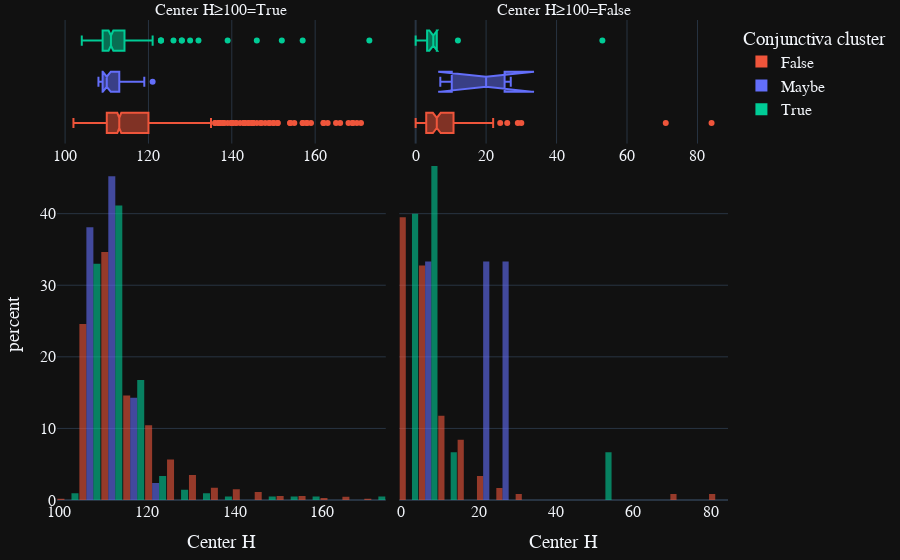

Source (notebook cell):
### Markdown cell above
# Plot

### Code cell
fig = px.histogram(all_metrics_flat, x="Values-Color-Center-H", marginal="box", opacity=0.6,
                   barmode="group", histnorm="percent",
                   facet_col="Values-Color-Center-H>=100",
                   color="Labels-Value", color_discrete_map=color_discrete_map,
                    category_orders=category_orders, labels=var_labels, template=plotly_template)
fig.update_layout(bargap=0.04)
fig.update_layout(font=dict(family="Arial",size=16,), margin=dict(l=20, r=20, t=20, b=20))
fig.update_xaxes(matches=None)
fig.for_each_xaxis(lambda axis: axis.update(showticklabels=True))
fig.show()
title = "HSV histogram with box plot- H val split at >=100"
save_plotly_figure(fig, title)

### Figure 1 — Plotly figure (JSON) as saved in the notebook; plotly's stock layout.template omitted (floating-point values rounded to 4 significant figures; data arrays with more than 128 entries replaced by an {"elided": "..."} marker saying what was removed)
{"data": [{"alignmentgroup": "True", "bingroup": "x", "histnorm": "percent", "hovertemplate": "Conjunctiva cluster=False<br>Center H≥100=True<br>Center H=%{x}<br>percent=%{y}<extra></extra>", "legendgroup": "False", "marker": {"color": "#EF553B", "opacity": 0.6, "pattern": {"shape": ""}}, "name": "False", "offsetgroup": "False", "orientation": "v", "showlegend": true, "x": {"elided": "1062 int values"}, "xaxis": "x", "yaxis": "y", "type": "histogram"}, {"alignmentgroup": "True", "hovertemplate": "Conjunctiva cluster=False<br>Center H≥100=True<br>Center H=%{x}<extra></extra>", "legendgroup": "False", "marker": {"color": "#EF553B"}, "name": "False", "notched": true, "offsetgroup": "False", "showlegend": false, "x": {"elided": "1062 int values"}, "xaxis": "x3", "yaxis": "y3", "type": "box"}, {"alignmentgroup": "True", "bingroup": "x", "histnorm": "percent", "hovertemplate": "Conjunctiva cluster=False<br>Center H≥100=False<br>Center H=%{x}<br>percent=%{y}<extra></extra>", "legendgroup": "False", "marker": {"color": "#EF553B", "opacity": 0.6, "pattern": {"shape": ""}}, "name": "False", "offsetgroup": "False", "orientation": "v", "showlegend": false, "x": [2, 12, 11, 4, 4, 8, 2, 3, 4, 9, 2, 8, 0, 3, 11, 2, 7, 5, 10, 2, 7, 5, 0, 0, 6, 4, 3, 0, 4, 6, 0, 2, 12, 7, 4, 5, 3, 9, 24, 9, 4, 8, 2, 6, 2, 4, 3, 9, 21, 0, 3, 3, 0, 0, 0, 0, 1, 4, 10, 9, 14, 18, 5, 2, 6, 22, 19, 5, 5, 5, 11, 16, 7, 9, 11, 8, 9, 12, 5, 71, 0, 1, 9, 9, 2, 6, 17, 15, 17, 8, 4, 9, 12, 7, 6, 29, 6, 26, 84, 4, 3, 21, 19, 0, 4, 16, 18, 6, 6, 0, 11, 6, 17, 10, 8, 12, 30, 3, 0], "xaxis": "x2", "yaxis": "y2", "type": "histogram"}, {"alignmentgroup": "True", "hovertemplate": "Conjunctiva cluster=False<br>Center H≥100=False<br>Center H=%{x}<extra></extra>", "legendgroup": "False", "marker": {"color": "#EF553B"}, "name": "False", "notched": true, "offsetgroup": "False", "showlegend": false, "x": [2, 12, 11, 4, 4, 8, 2, 3, 4, 9, 2, 8, 0, 3, 11, 2, 7, 5, 10, 2, 7, 5, 0, 0, 6, 4, 3, 0, 4, 6, 0, 2, 12, 7, 4, 5, 3, 9, 24, 9, 4, 8, 2, 6, 2, 4, 3, 9, 21, 0, 3, 3, 0, 0, 0, 0, 1, 4, 10, 9, 14, 18, 5, 2, 6, 22, 19, 5, 5, 5, 11, 16, 7, 9, 11, 8, 9, 12, 5, 71, 0, 1, 9, 9, 2, 6, 17, 15, 17, 8, 4, 9, 12, 7, 6, 29, 6, 26, 84, 4, 3, 21, 19, 0, 4, 16, 18, 6, 6, 0, 11, 6, 17, 10, 8, 12, 30, 3, 0], "xaxis": "x4", "yaxis": "y4", "type": "box"}, {"alignmentgroup": "True", "bingroup": "x", "histnorm": "percent", "hovertemplate": "Conjunctiva cluster=Maybe<br>Center H≥100=True<br>Center H=%{x}<br>percent=%{y}<extra></extra>", "legendgroup": "Maybe", "marker": {"color": "#636EFA", "opacity": 0.6, "pattern": {"shape": ""}}, "name": "Maybe", "offsetgroup": "Maybe", "orientation": "v", "showlegend": true, "x": [115, 111, 113, 109, 108, 121, 110, 109, 109, 109, 109, 109, 109, 110, 119, 109, 108, 110, 117, 117, 113, 108, 109, 114, 114, 108, 113, 108, 111, 114, 110, 110, 110, 117, 113, 113, 108, 112, 117, 108, 113, 110], "xaxis": "x", "yaxis": "y", "type": "histogram"}, {"alignmentgroup": "True", "hovertemplate": "Conjunctiva cluster=Maybe<br>Center H≥100=True<br>Center H=%{x}<extra></extra>", "legendgroup": "Maybe", "marker": {"color": "#636EFA"}, "name": "Maybe", "notched": true, "offsetgroup": "Maybe", "showlegend": false, "x": [115, 111, 113, 109, 108, 121, 110, 109, 109, 109, 109, 109, 109, 110, 119, 109, 108, 110, 117, 117, 113, 108, 109, 114, 114, 108, 113, 108, 111, 114, 110, 110, 110, 117, 113, 113, 108, 112, 117, 108, 113, 110], "xaxis": "x3", "yaxis": "y3", "type": "box"}, {"alignmentgroup": "True", "bingroup": "x", "histnorm": "percent", "hovertemplate": "Conjunctiva cluster=Maybe<br>Center H≥100=False<br>Center H=%{x}<br>percent=%{y}<extra></extra>", "legendgroup": "Maybe", "marker": {"color": "#636EFA", "opacity": 0.6, "pattern": {"shape": ""}}, "name": "Maybe", "offsetgroup": "Maybe", "orientation": "v", "showlegend": false, "x": [20, 7, 27], "xaxis": "x2", "yaxis": "y2", "type": "histogram"}, {"alignmentgroup": "True", "hovertemplate": "Conjunctiva cluster=Maybe<br>Center H≥100=False<br>Center H=%{x}<extra></extra>", "legendgroup": "Maybe", "marker": {"color": "#636EFA"}, "name": "Maybe", "notched": true, "offsetgroup": "Maybe", "showlegend": false, "x": [20, 7, 27], "xaxis": "x4", "yaxis": "y4", "type": "box"}, {"alignmentgroup": "True", "bingroup": "x", "histnorm": "percent", "hovertemplate": "Conjunctiva cluster=True<br>Center H≥100=True<br>Center H=%{x}<br>percent=%{y}<extra></extra>", "legendgroup": "True", "marker": {"color": "#00CC96", "opacity": 0.6, "pattern": {"shape": ""}}, "name": "True", "offsetgroup": "True", "orientation": "v", "showlegend": true, "x": {"elided": "209 int values"}, "xaxis": "x", "yaxis": "y", "type": "histogram"}, {"alignmentgroup": "True", "hovertemplate": "Conjunctiva cluster=True<br>Center H≥100=True<br>Center H=%{x}<extra></extra>", "legendgroup": "True", "marker": {"color": "#00CC96"}, "name": "True", "notched": true, "offsetgroup": "True", "showlegend": false, "x": {"elided": "209 int values"}, "xaxis": "x3", "yaxis": "y3", "type": "box"}, {"alignmentgroup": "True", "bingroup": "x", "histnorm": "percent", "hovertemplate": "Conjunctiva cluster=True<br>Center H≥100=False<br>Center H=%{x}<br>percent=%{y}<extra></extra>", "legendgroup": "True", "marker": {"color": "#00CC96", "opacity": 0.6, "pattern": {"shape": ""}}, "name": "True", "offsetgroup": "True", "orientation": "v", "showlegend": false, "x": [6, 0, 6, 12, 6, 5, 4, 3, 4, 0, 6, 53, 6, 5, 0], "xaxis": "x2", "yaxis": "y2", "type": "histogram"}, {"alignmentgroup": "True", "hovertemplate": "Conjunctiva cluster=True<br>Center H≥100=False<br>Center H=%{x}<extra></extra>", "legendgroup": "True", "marker": {"color": "#00CC96"}, "name": "True", "notched": true, "offsetgroup": "True", "showlegend": false, "x": [6, 0, 6, 12, 6, 5, 4, 3, 4, 0, 6, 53, 6, 5, 0], "xaxis": "x4", "yaxis": "y4", "type": "box"}], "layout": {"xaxis": {"anchor": "y", "domain": [0.0, 0.49], "title": {"text": "Center H"}, "showticklabels": true}, "yaxis": {"anchor": "x", "domain": [0.0, 0.7326], "title": {"text": "percent"}}, "xaxis2": {"anchor": "y2", "domain": [0.51, 1.0], "title": {"text": "Center H"}, "showticklabels": true}, "yaxis2": {"anchor": "x2", "domain": [0.0, 0.7326], "matches": "y", "showticklabels": false}, "xaxis3": {"anchor": "y3", "domain": [0.0, 0.49], "showticklabels": true, "showgrid": true}, "yaxis3": {"anchor": "x3", "domain": [0.7426, 1.0], "matches": "y3", "showticklabels": false, "showline": false, "ticks": "", "showgrid": false}, "xaxis4": {"anchor": "y4", "domain": [0.51, 1.0], "showticklabels": true, "showgrid": true}, "yaxis4": {"anchor": "x4", "domain": [0.7426, 1.0], "matches": "y3", "showticklabels": false, "showline": false, "ticks": "", "showgrid": false}, "annotations": [{"font": {}, "showarrow": false, "text": "Center H≥100=True", "x": 0.245, "xanchor": "center", "xref": "paper", "y": 1.0, "yanchor": "bottom", "yref": "paper"}, {"font": {}, "showarrow": false, "text": "Center H≥100=False", "x": 0.755, "xanchor": "center", "xref": "paper", "y": 1.0, "yanchor": "bottom", "yref": "paper"}], "legend": {"title": {"text": "Conjunctiva cluster"}, "tracegroupgap": 0}, "margin": {"t": 20, "l": 20, "r": 20, "b": 20}, "barmode": "group", "bargap": 0.04, "font": {"family": "Arial", "size": 16}}}
